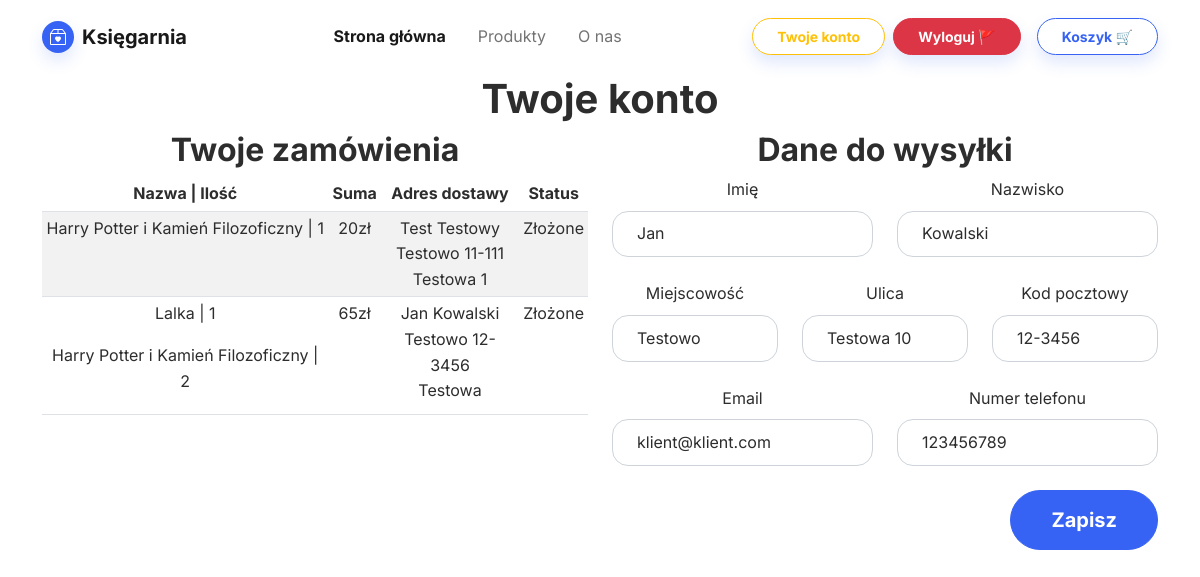
The app's page /customer_page.php (signed in), older data.
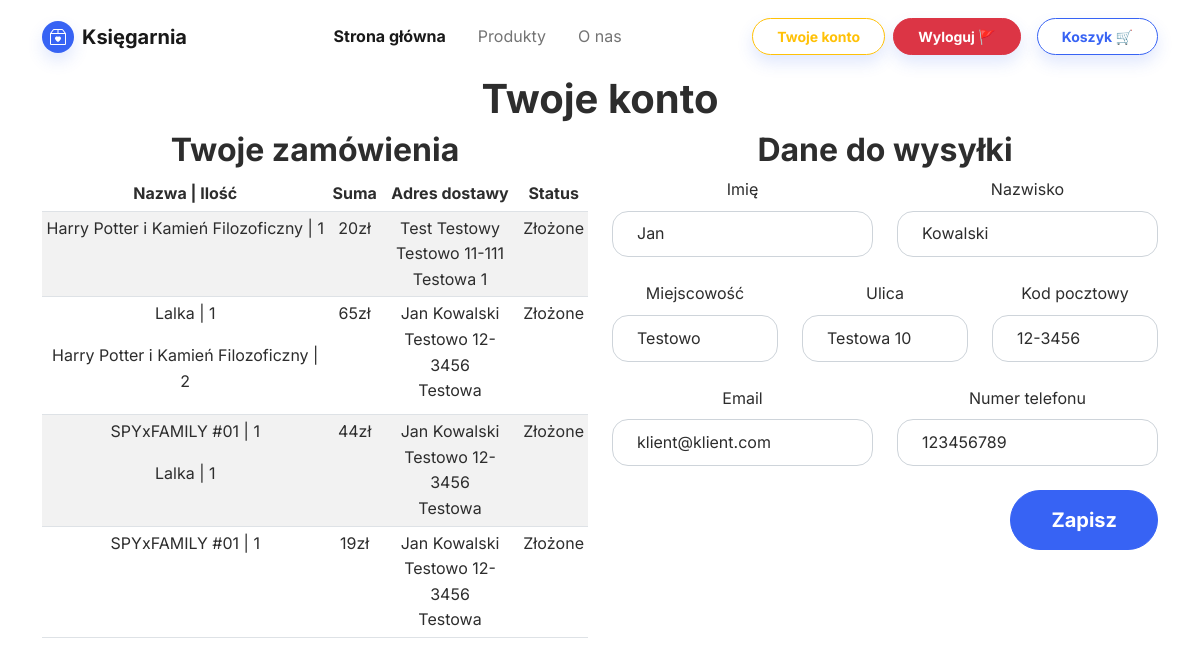
The same page, newer data.
### tables this page shows
CREATE TABLE `orderdetail` (
  `id` int(11) NOT NULL,
  `idOrder` int(11) NOT NULL,
  `idProduct` int(11) NOT NULL,
  `quantity` int(11) NOT NULL
);

CREATE TABLE `products` (
  `id` int(11) NOT NULL,
  `name` varchar(250) NOT NULL,
  `description` varchar(1000) NOT NULL,
  `img` varchar(100) NOT NULL,
  `price` int(11) NOT NULL,
  `quantity` int(11) NOT NULL,
  `categoryId` int(11) NOT NULL
);

CREATE TABLE `orders` (
  `id` int(11) NOT NULL,
  `idUser` int(11) NOT NULL,
  `total` int(11) NOT NULL,
  `orderDate` date NOT NULL,
  `status` varchar(30) NOT NULL,
  `name` varchar(30) NOT NULL,
  `surname` varchar(30) NOT NULL,
  `city` varchar(100) NOT NULL,
  `street` varchar(100) NOT NULL,
  `post` varchar(10) NOT NULL,
  `email` varchar(50) NOT NULL,
  `phone` varchar(12) NOT NULL,
  `payment` varchar(30) NOT NULL
);

CREATE TABLE `shipping` (
  `id` int(11) NOT NULL,
  `name` varchar(30) NOT NULL,
  `surname` varchar(30) NOT NULL,
  `city` varchar(100) NOT NULL,
  `street` varchar(100) NOT NULL,
  `post` varchar(10) NOT NULL,
  `email` varchar(50) NOT NULL,
  `phone` varchar(12) NOT NULL,
  `userID` int(11) NOT NULL
);

### customer_page.php (the view, shortened to what this page needs)
<!DOCTYPE html>
<html lang="en">
<head>
    <link rel="stylesheet" href="assets/bootstrap/css/bootstrap.min.css">
</head>
<body>
    <?php require_once 'navbar.php'; ?>
    <div class="container text-center">
        <h1 class="text-center"><b>Twoje konto</b></h1>
        <div class="row">
            <div class="col col-md-6">
                <h2 class="text-center"><b>Twoje zamówienia</b></h2>
                <tbody>
                    <?php
                    require_once "database_connect.php";
                    function getOrders($connection)
                    {
                        $orders = array();
                        $user = $_SESSION['id'];
                        $sql = "SELECT * FROM orders WHERE $user = idUser";
                        $result = $connection->query($sql);
                        if ($result->num_rows > 0) {
                            while ($row = $result->fetch_assoc()) {
                                $orders[] = $row;
                            }
                        }
                        return $orders;
                    }
                    function getOrdersDetail($connection)
                    {
                        $ordersD = array();
                        $sql = "SELECT products.name AS productName, orderdetail.quantity AS quantity, orderdetail.idOrder FROM `products`, `orderdetail` WHERE products.id=orderdetail.idProduct";
                        $result = $connection->query($sql);
                        if ($result->num_rows > 0) {
                            while ($row = $result->fetch_assoc()) {
                                $ordersD[] = $row;
                            }
                        }
                        return $ordersD;
                    }
                    $orders = getOrders($connection);
                    if (empty($orders)) {
                        echo '<tr><h3>Nic jeszcze nie zamówiłeś.</h3></tr>';
                    } else {
                        echo '<table class="table table-striped table-hover table-sm">
                            <thead>
                                <tr>
                                    <th scope="col">Nazwa | Ilość</th>
                                    <th scope="col">Suma</th>
                                    <th scope="col">Adres dostawy</th>
                                    <th scope="col">Status</th>
                                </tr>
                            </thead>';
                        foreach ($orders as $order) {
                            echo '
                                <tr>
                                <td>';
                            foreach (getOrdersDetail($connection) as $orderD) {
                                if ($order['id'] == $orderD['idOrder']) {
                                    echo '
                                    <p>' . $orderD['productName'] . ' | ' . $orderD['quantity'] . '</p>';
                                }
                            }
                            echo '
                            </td>
                            <td>' . $order['total'] . 'zł</td>
                            <td>' . $order['name'] . ' ' . $order['surname'] . '<br>' . $order['city'] . ' ' . $order['post'] . '<br>' . $order['street'] . ' </td>
                            <td>' . $order['status'] . '</td>
                            </tr>';
                        }
                    }
                    ?>
                </tbody>
            </div>
            <div class="col col-md-6">
                <h2><b>Dane do wysyłki</b></h2>
                <form class="row g-4 needs-validation" action="add_shipping.php" method="post">
                    <?php
                    $user = $_SESSION['id'];
                    $sql = "SELECT * FROM shipping WHERE userID = $user";
                    $result = $connection->query($sql);
                    $row = $result->fetch_assoc();
                    if ($result->num_rows > 0) {
                        $name = $row['name'];
                        $surname = $row['surname'];
                        $city = $row['city'];
                        $street = $row['street'];
                        $post = $row['post'];
                        $email = $row['email'];
                        $phone = $row['phone'];
                    }
                    ?>
                    <div class="col-md-6">
                        <label for="name" class="form-label">Imię</label>
                        <input type="text" class="form-control" id="name" name="name" value="<?php echo $name; ?>" required>
                    </div>
                    <div class="col-md-6">
                        <label for="surname" class="form-label">Nazwisko</label>
                        <input type="text" class="form-control" id="surname" name="surname" value="<?php echo $surname; ?>" required>
                    </div>
                    <div class="col-md-4">
                        <label for="city" class="form-label">Miejscowość</label>
                        <input type="text" class="form-control" id="city" name="city" rows="3" value="<?php echo $city; ?>" required></input>
                    </div>
                    <div class="col-md-4">
                        <label for="street" class="form-label">Ulica</label>
                        <input type="text" class="form-control" id="street" name="street" rows="3" value="<?php echo $street; ?>" required></input>
                    </div>
                    <div class="col-md-4">
                        <label for="post" class="form-label">Kod pocztowy</label>
                        <input type="text" class="form-control" id="post" name="post" rows="3" value="<?php echo $post; ?>" required></input>
                    </div>
                    <div class="col-md-6">
                        <label for="email" class="form-label">Email</label>
                        <input type="email" class="form-control" id="email" name="email" value="<?php echo $email; ?>" required>
                    </div>
                    <div class="col-md-6">
                        <label for="phone" class="form-label">Numer telefonu</label>
                        <input type="tel" class="form-control" id="phone" name="phone" value="<?php echo $phone; ?>" required>
                    </div>
                    <div class="d-flex justify-content-end">
                        <button type="submit" class="btn btn-primary btn-lg ms-3">Zapisz</button>
                    </div>
                </form>
            </div>
        </div>
    </div>
</body>
</html>

### navbar.php (shortened to what this page needs)
<nav class="navbar navbar-light navbar-expand-md sticky-top navbar-shrink py-3" id="mainNav">
    <div class="container"><a class="navbar-brand d-flex align-items-center" href="index.php"><span class="bs-icon-sm bs-icon-circle bs-icon-primary shadow d-flex justify-content-center align-items-center me-2 bs-icon">
                </span><span>Księgarnia</span></a>
        <div class="collapse navbar-collapse" id="navcol-1">
            <ul class="navbar-nav mx-auto">
                <li class="nav-item"><a class="nav-link active" href="index.php">Strona główna</a></li>
                <li class="nav-item"><a class="nav-link" href="products_page.php">Produkty</a></li>
                <li class="nav-item"><a class="nav-link" href="about.php">O nas</a></li>
            </ul>
            <?php
            if (isset($_SESSION['logged_flag']) && $_SESSION['logged_flag'] == true) {
                echo '<a class="btn btn-outline-warning shadow me-2 btn-sm" role="button" href="customer_page.php">Twoje konto</a>';
                echo '<a class="btn btn-danger shadow me-2 btn-sm" role="button" href="logout_script.php">Wyloguj 🚩</a>';
                echo '<a class="btn btn-outline-primary shadow ms-2 btn-sm" role="button" href="cart_page.php">Koszyk 🛒</a>';
            } else {
                echo '<a class="btn btn-primary shadow me-2 btn-sm" role="button" href="login_page.php">Zaloguj się</a>';
            }
            ?>
        </div>
    </div>
</nav>

Row changes from the older to the newer data that the page shows:
added orders: total "44", name "Jan", surname "Kowalski", city "Testowo", post "12-3456", street "Testowa", status "Złożone"
added orderdetail: idProduct.name "SPYxFAMILY #01", quantity "1", shown under "44"
added orderdetail: idProduct.name "Lalka", quantity "1", shown under "44"
added orders: total "19", name "Jan", surname "Kowalski", city "Testowo", post "12-3456", street "Testowa", status "Złożone"
added orderdetail: idProduct.name "SPYxFAMILY #01", quantity "1", shown under "19"
